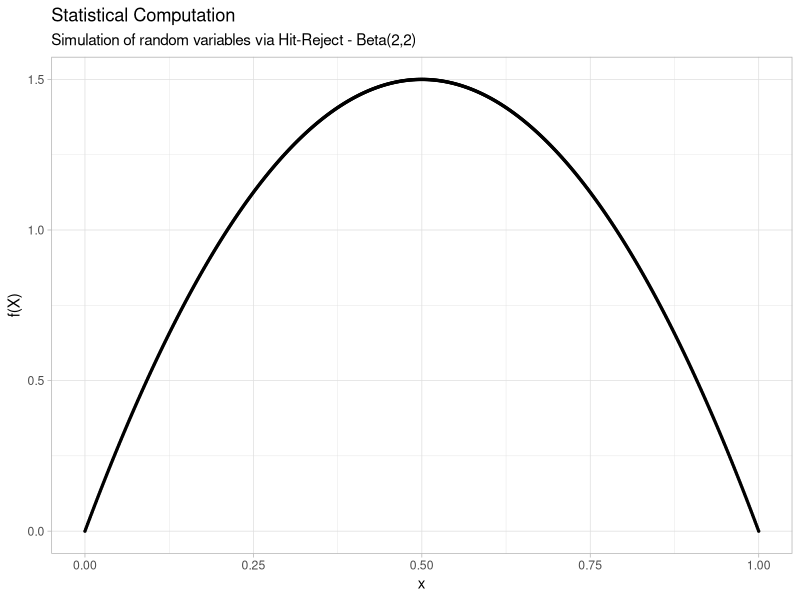
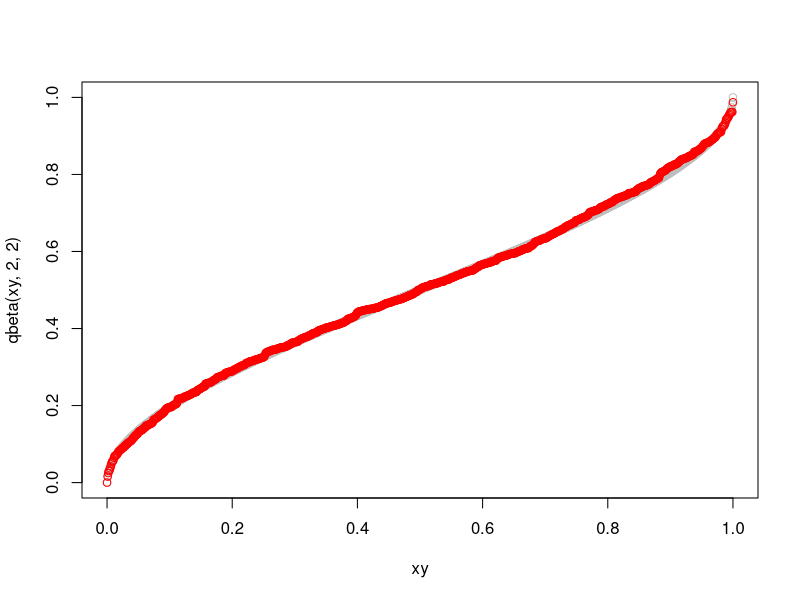

These figures' R source, in order:
rm(list = ls());

library(ggplot2);
library(dplyr);

set.seed(1245);

# using the uniform distribution
# we can obtain a random variable distributed as f
# by drawing samples from the uniform distribution and a limiting/ envelope
# distribution

# see the example 3.7 in statistical computing with r
# f is a beta(2,2) density
# g is the uniform(0,1)

# let's briefly look at the beta(2,2) density - using R built-in density
# and our knowledge of the analytical formula. Let's briefly compare
x <- seq(0, 1, length.out = 1000);
y <- dbeta(x, 2, 2);
ty <- 6 * x * (1 - x);
df_xy <- data.frame(x = x, f_x = y, f_tx = ty);
df_xy %>% ggplot(aes(x, y)) + 
  geom_point(size = .5) + 
  # geom_point(aes(x, y = ty), colour = "blue") + 
  labs(title = "Statistical Computation",
       subtitle = "Simulation of random variables via Hit-Reject - Beta(2,2)",
       x = "x", y = "f(X)") + 
  theme_light();

# Now enter the acceptance / accept-reject method
# we need our density f - which is the target density, i.e. beta(2,2)
f_x <- function(x) {
  return(6 * x * (1 - x));
}
# We need a way to generate random numbers and get the density from
# our envelope distribution g
g_x <- function(x = NULL){
  if (is.null(x)) {
    return(runif(1));
  } else { 
    return(dunif(x));
  }
}

# Now we are ready to implement the acceptance method by 
# generating a uniform u
# generating a random y ~ g()
# generating t = f(y) / c * g(y)
# accepting the proposal y if t > u

# if we change the envelope, our accept-reject becomes different
# e.g. c closer to 6 approaches the theoretical beta(2,2) much better
# than a c of 1. On the other picking a too large envelope, wastes samples

c <- 6;
n <- 1e3;
i <- 1;
j <- 0;
iter <- 0;
X <- rep(0, n);

while (i < n) {
  u <- runif(1);
  j <- j + 1;
  y <- g_x();
  t <- f_x(y) / (g_x(y) * c);
  if (u < t) {
    X[i] <- y;
    i = i + 1;
  }
}
cat("It took us ", j, " iterations to generate ", n, " samples.\r\n");
p <- seq(.1, .9, .1);
Qhat <- quantile(X, p);
Q <- qbeta(p, 2, 2);

xy <- seq(0,1,length.out = 1000);
plot(xy, qbeta(xy, 2, 2), col = "gray");
points(xy, quantile(X, xy), col = "red");